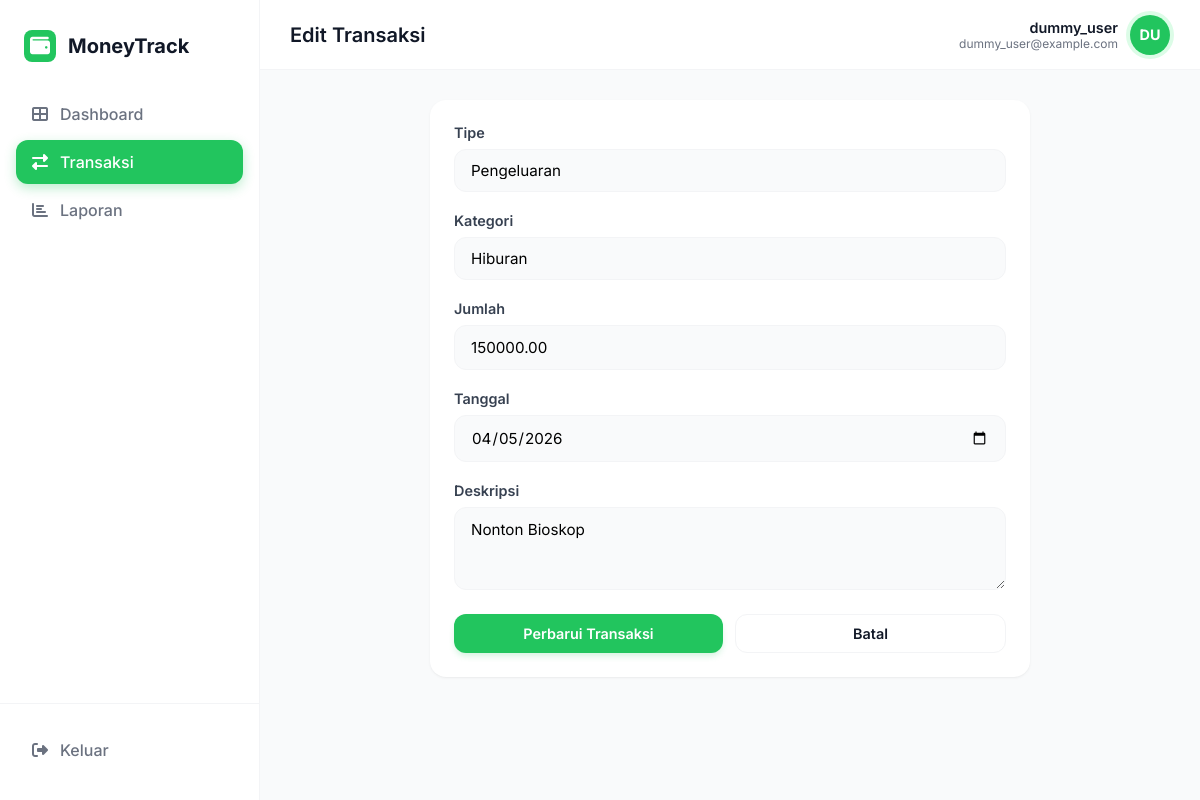
Page /edit.php?id=4 (signed in) on the committed database.
### tables this page shows
CREATE TABLE IF NOT EXISTS transaksi (
    id INT AUTO_INCREMENT PRIMARY KEY,
    user_id INT NOT NULL,
    kategori_id INT NOT NULL,
    tipe ENUM('income', 'expense') NOT NULL,
    jumlah DECIMAL(15, 2) NOT NULL,
    tanggal DATE NOT NULL,
    deskripsi TEXT,
    FOREIGN KEY (user_id) REFERENCES users(id) ON DELETE CASCADE,
    FOREIGN KEY (kategori_id) REFERENCES kategori(id) ON DELETE CASCADE
);

CREATE TABLE IF NOT EXISTS kategori (
    id INT AUTO_INCREMENT PRIMARY KEY,
    nama_kategori VARCHAR(50) NOT NULL
);

### edit.php (the view, shortened to what this page needs)
<?php
require_once 'koneksi.php';
$user_id = $_SESSION['user_id'];
$id = $_GET['id'];
$stmt = $pdo->prepare("SELECT * FROM transaksi WHERE id = ? AND user_id = ?");
$stmt->execute([$id, $user_id]);
$transaksi = $stmt->fetch();
$stmt = $pdo->query("SELECT * FROM kategori");
$categories = $stmt->fetchAll();
?>
<!DOCTYPE html>
<html lang="id">
<head>
    <link rel="stylesheet" href="style.css">
    <link rel="stylesheet" href="https://cdnjs.cloudflare.com/ajax/libs/font-awesome/6.4.0/css/all.min.css">
</head>
<body>
    <?php include 'sidebar.php'; ?>
    <main class="main-content">
        <?php include 'topbar.php'; ?>
        <div class="content-body">
            <div class="card" style="max-width: 600px; margin: 0 auto;">
                <form method="POST" action="">
                    <div class="form-group">
                        <label class="form-label">Tipe</label>
                        <select name="tipe" class="form-control" required>
                            <option value="expense" <?= $transaksi['tipe'] == 'expense' ? 'selected' : '' ?>>Pengeluaran</option>
                        </select>
                    </div>
                    <div class="form-group">
                        <label class="form-label">Kategori</label>
                        <select name="kategori_id" class="form-control" required>
                            <?php foreach ($categories as $cat): ?>
                                <option value="<?= $cat['id'] ?>" <?= $transaksi['kategori_id'] == $cat['id'] ? 'selected' : '' ?>>
                                    <?= htmlspecialchars($cat['nama_kategori']) ?>
                                </option>
                            <?php endforeach; ?>
                        </select>
                    </div>
                    <div class="form-group">
                        <label class="form-label">Jumlah</label>
                        <input type="number" name="jumlah" class="form-control" required min="1" step="any" value="<?= htmlspecialchars($transaksi['jumlah']) ?>">
                    </div>
                    <div class="form-group">
                        <label class="form-label">Tanggal</label>
                        <input type="date" name="tanggal" class="form-control" required value="<?= htmlspecialchars($transaksi['tanggal']) ?>">
                    </div>
                    <div class="form-group">
                        <label class="form-label">Deskripsi</label>
                        <textarea name="deskripsi" class="form-control" rows="3"><?= htmlspecialchars($transaksi['deskripsi']) ?></textarea>
                    </div>
                    <div style="display: flex; gap: 12px;">
                        <button type="submit" class="btn btn-primary" style="flex: 1; justify-content: center;">Perbarui Transaksi</button>
                        <a href="transaksi.php" class="btn btn-outline" style="flex: 1; justify-content: center;">Batal</a>
                    </div>
                </form>
            </div>
        </div>
    </main>
</body>
</html>

### style.css (style rules this page uses)
:root { --primary: #22C55E; --primary-dark: #16A34A; --primary-light: #DCFCE7; --bg-main: #F9FAFB; --sidebar-bg: #FFFFFF; --card-bg: #FFFFFF; --text-main: #111827; --text-muted: #6B7280; --border: #F3F4F6; --danger: #EF4444; --danger-light: #FEE2E2; --radius-lg: 16px; --radius-md: 12px; --shadow: 0 1px 3px 0 rgba(0, 0, 0, 0.05), 0 1px 2px -1px rgba(0, 0, 0, 0.05); --shadow-hover: 0 20px 25px -5px rgba(0, 0, 0, 0.1), 0 8px 10px -6px rgba(0, 0, 0, 0.1); --transition: all 0.3s cubic-bezier(0.4, 0, 0.2, 1); }
* { margin: 0; padding: 0; box-sizing: border-box; font-family: 'Inter', sans-serif; }
body { background-color: var(--bg-main); color: var(--text-main); display: flex; min-height: 100vh; overflow-x: hidden; }
.main-content { flex: 1; margin-left: 260px; display: flex; flex-direction: column; }
.content-body { padding: 30px; }
.card { background: var(--card-bg); border-radius: var(--radius-lg); box-shadow: var(--shadow); padding: 24px; border: none; margin-bottom: 24px; transition: var(--transition); }
.btn { padding: 10px 20px; border-radius: 12px; font-weight: 600; font-size: 0.9rem; cursor: pointer; text-decoration: none; transition: var(--transition); border: none; display: inline-flex; align-items: center; justify-content: center; gap: 8px; }
.btn-primary { background: var(--primary); color: white; box-shadow: 0 4px 6px -1px rgba(34, 197, 94, 0.2); }
.btn-outline { background: white; border: 1px solid var(--border); color: var(--text-main); }
select.form-control { appearance: none; background-repeat: no-repeat; background-position: right 12px center; background-size: 16px; padding-right: 40px; }
.form-group { margin-bottom: 20px; }
.form-label { display: block; margin-bottom: 8px; font-weight: 600; font-size: 0.9rem; color: #374151; }
.form-control { width: 100%; padding: 12px 16px; border: 1px solid var(--border); border-radius: 12px; background: #F9FAFB; transition: var(--transition); font-size: 0.95rem; }

### rows in the picture
transaksi: tipe "Pengeluaran", kategori_id "Hiburan", jumlah "150000.00", tanggal "04/05/2026", deskripsi "Nonton Bioskop"

### other values in the picture
$title "Edit Transaksi"
$_SESSION['username'] "dummy_user"
$initials "DU"
